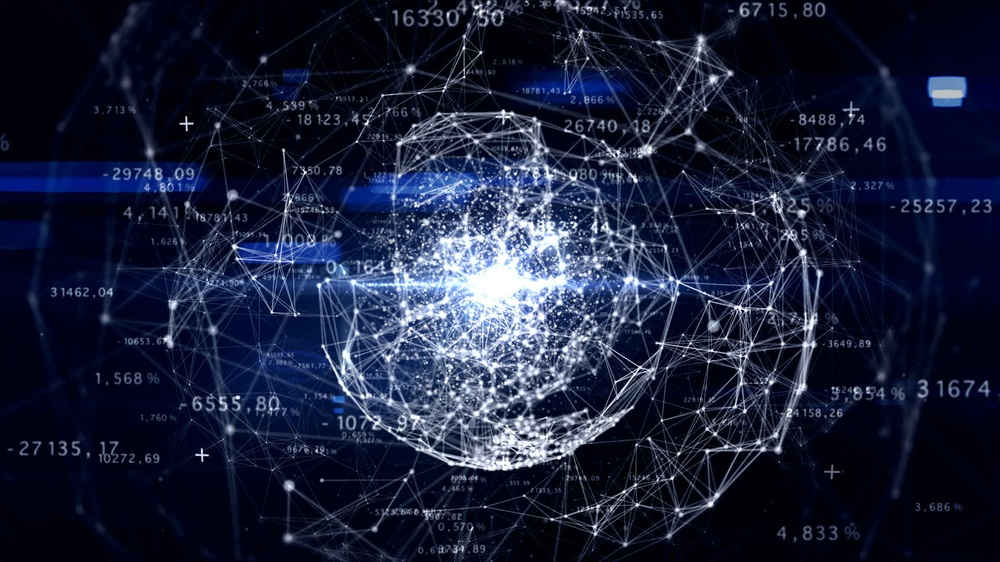
#> input picture DataProgram/WallpaperEtiqueta.jpg, 1000 x 562 px, shrunk from 1920 x 1080 before the run
$ python eliminarRepetidas.py
#> lines starting #> are read from the running program, lines starting #| are printed output that depends on the picture
import cv2
import numpy as np
import os
carpeta = input("Ingresa el nombre de la carpeta\n")
#> the answer given: DataProgram
os.chdir(carpeta)
imagenes = os.listdir()
imagenes.sort()
n = len(imagenes)

def comparar(i1, i2):
    try:
        diferencia = cv2.subtract(i1, i2)
        if not np.any(diferencia):
            return True
        else:
            return False
    except cv2.error:
        return False
i = 0
j = 0
comparador = 0
borrar = []

for i in range(0, len(imagenes)):
    imagenUno = cv2.imread(imagenes[i])
#> imagenUno is the input picture: shape (562, 1000, 3); mean B, G, R 57.3, 32.8, 27
    comparador = i+1
    print("Comparando ", imagenes[i])
    while comparador < len(imagenes):
        imagenDos = cv2.imread((imagenes[comparador]))
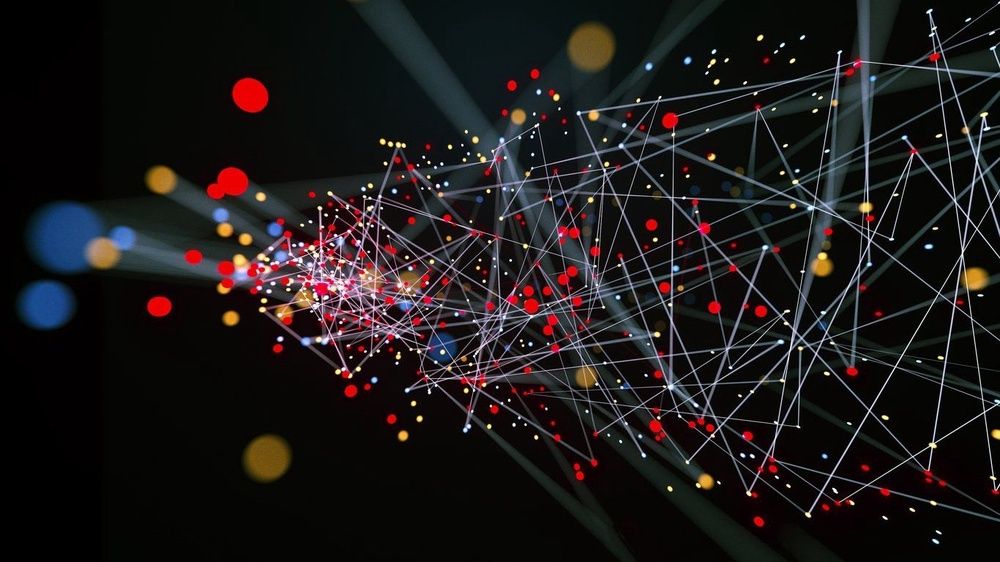
#> input picture DataProgram/wallpaperPrincipal.jpg, 1000 x 562 px, shrunk from 1366 x 768 before the run
#> imagenDos is the input picture: shape (562, 1000, 3); mean B, G, R 24.8, 24.5, 28
        if comparar(imagenUno, imagenDos) and imagenes[i] != imagenes[comparador]:
#> in comparar, `diferencia = cv2.subtract(i1, i2)`:
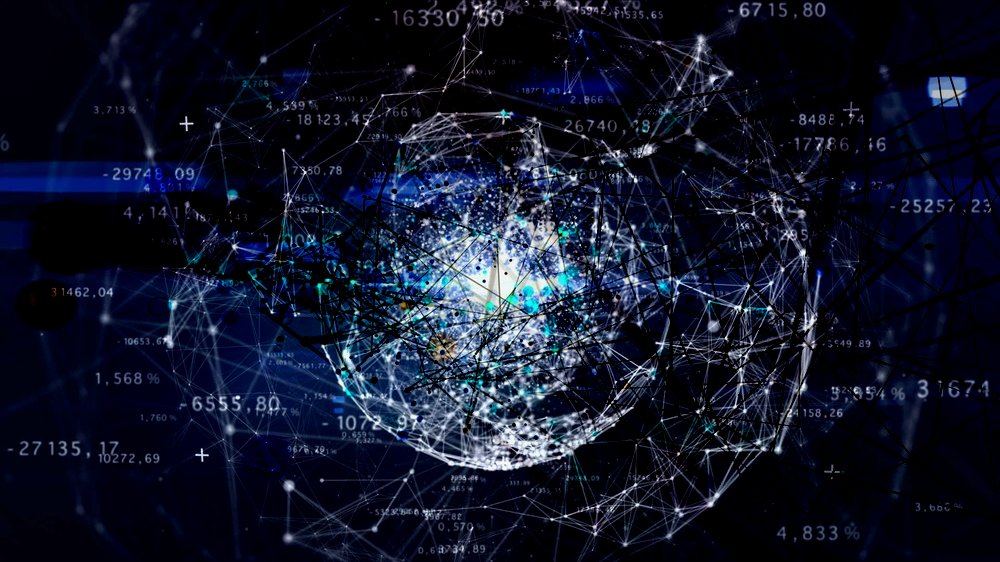
#> diferencia: shape (562, 1000, 3); mean B, G, R 40.1, 21.6, 16.5
            print("Son iguales las imagenes ", imagenes[i], imagenes[comparador])
            imas = np.hstack((imagenUno, imagenDos))
            #cv2.imshow("Comparaciones", imas)
            #cv2.waitKey(0)
            #cv2.destroyAllWindows()
            borrar.append(imagenes[comparador])
        comparador += 1

print(os.listdir())
for archivo in borrar:
    print(archivo)
    os.remove(archivo)
